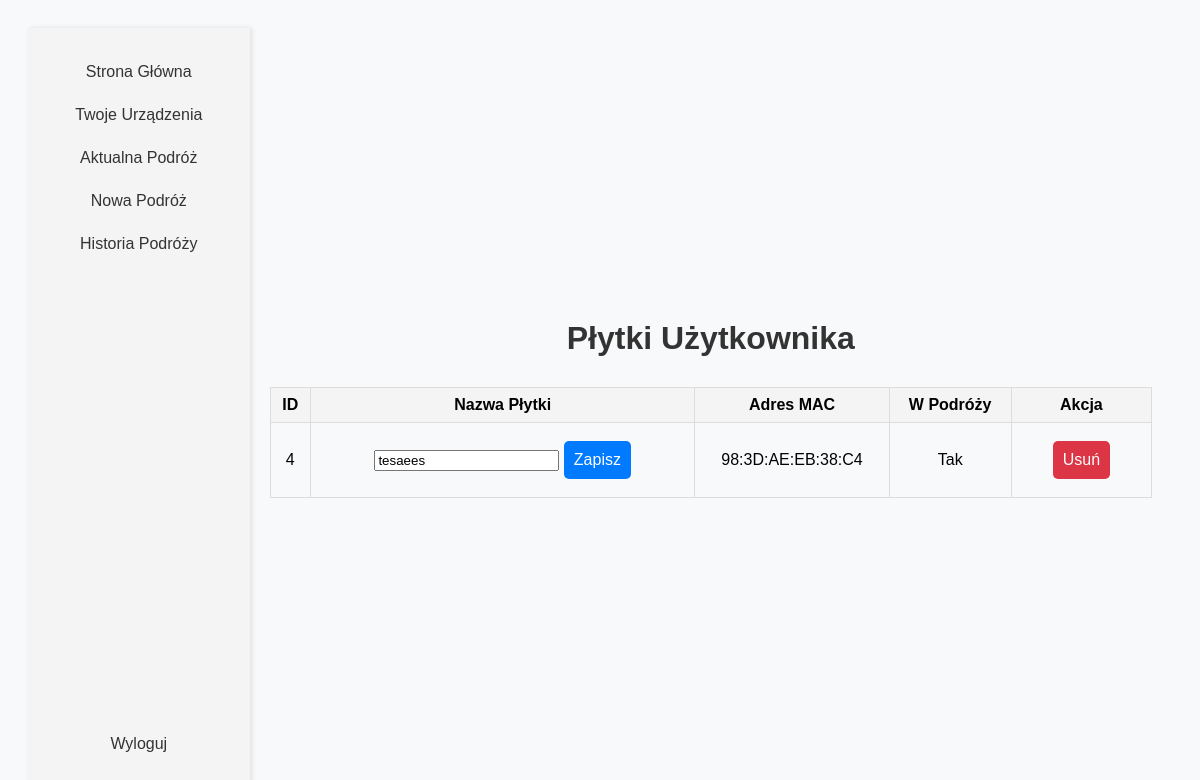
Before: /admin/boards (signed in) with the older database file.
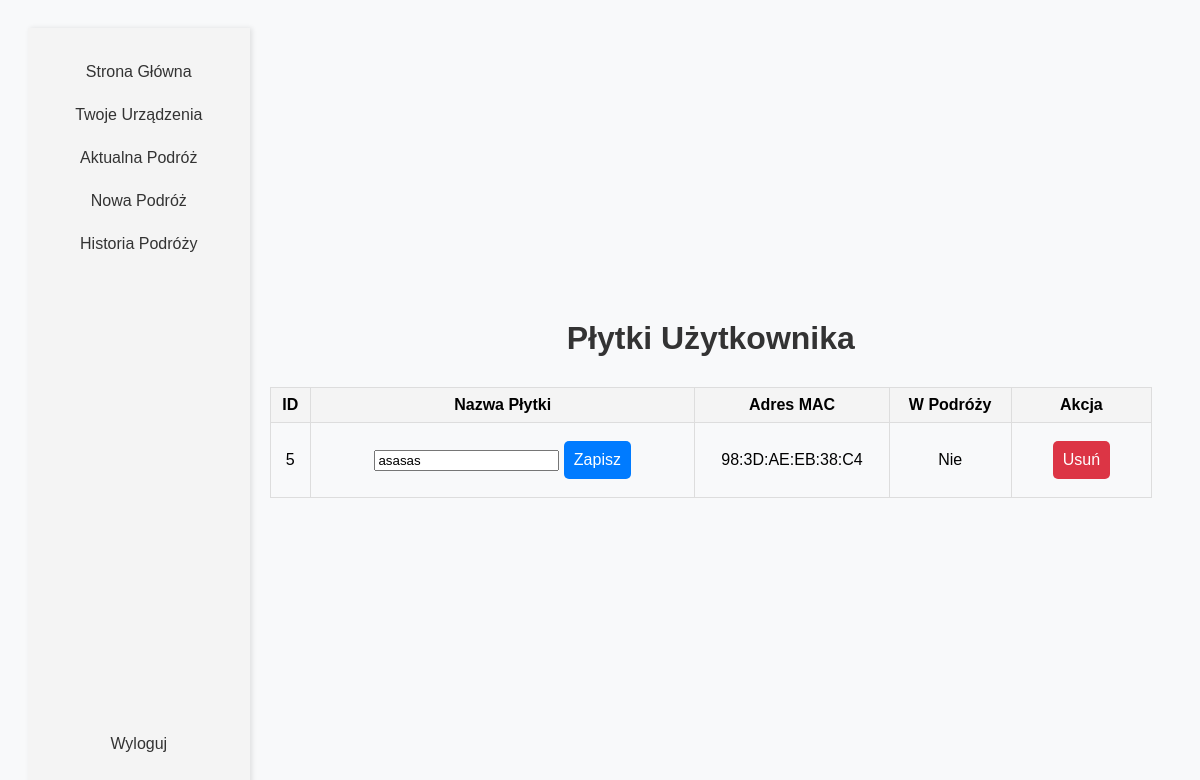
After: the same page with the newer database file.
### tables this page shows
CREATE TABLE user_boards (
                    id INTEGER PRIMARY KEY AUTOINCREMENT,
                    user_id INTEGER NOT NULL,
                    mac_address TEXT NOT NULL,
                    board_name TEXT,
                    is_in_use INTEGER DEFAULT 0 NOT NULL,
                    FOREIGN KEY (user_id) REFERENCES users (id));

### routes/boards.py (the view, shortened to what this page needs)
@bp.route('/<username>/boards', methods=['GET', 'POST'])
def boards(username):
    if 'username' not in session or session['username'] != username:
        return redirect(url_for('home.home'))
    boards = get_user_boards(username)
    return render_template('boards.html', boards=boards, username=username)

### routes/boards.py (called while the page is built)
def get_user_boards(username):
    conn = sqlite3.connect('Users.db')
    conn.row_factory = sqlite3.Row
    c = conn.cursor()
    c.execute('''SELECT user_boards.id, user_boards.mac_address, user_boards.board_name, user_boards.is_in_use
                 FROM user_boards
                 INNER JOIN users ON user_boards.user_id = users.id
                 WHERE users.username = ?
                 ORDER BY user_boards.id ASC''', (username,))
    boards = c.fetchall()
    conn.close()
    return boards

### templates/boards.html (shortened to what this page needs)
<!DOCTYPE html>
<html lang="pl">
<head>
</head>
<body>
    {% if username %}
        <div class="sidebar">
            <div>
                <a href="{{ url_for('home.home') }}">Strona Główna</a>
                <a href="{{ url_for('boards.boards', username=username) }}">Twoje Urządzenia</a>
                <a href="{{ url_for('current_journey.current_journey')}}">Aktualna Podróż</a>
                <a href="{{ url_for('new_journey.new_journey') }}">Nowa Podróż</a>
                <a href="{{ url_for('journey_history.journey_history') }}">Historia Podróży</a>
            </div>
        <a href="{{ url_for('login.logout') }}">Wyloguj</a>
        </div>
        <div class="content">
            <h1>Płytki Użytkownika</h1>
            <table>
                <thead>
                    <tr>
                        <th>ID</th>
                        <th>Nazwa Płytki</th>
                        <th>Adres MAC</th>
                        <th>W Podróży</th>
                        <th>Akcja</th>
                    </tr>
                </thead>
                <tbody>
                    {% for board in boards %}
                    <tr>
                        <td>{{ board.id }}</td>
                        <td>
                            <form method="post" action="{{ url_for('boards.boards', username=username) }}">
                                <input type="text" name="new_name" value="{{ board.board_name }}">
                                <button type="submit">Zapisz</button>
                            </form>
                        </td>
                        <td>{{ board.mac_address }}</td>
                        <td>
                            {{ 'Tak' if board.is_in_use else 'Nie' }}
                        </td>
                        <td>
                            <form method="post" action="{{ url_for('boards.boards', username=username) }}">
                                <button type="submit" name="delete" class="delete">Usuń</button>
                            </form>
                        </td>
                    </tr>
                    {% endfor %}
                </tbody>
            </table>
        </div>
    {% endif %}
</body>
</html>

### templates/boards.html (style rules this page uses)
body { font-family: Arial, sans-serif; text-align: center; background-color: #f8f9fa; padding: 20px; display: flex; }
h1 { color: #333; margin-bottom: 30px; }
form { margin: 20px; }
button { margin: 10px 0; padding: 10px 20px; cursor: pointer; }
.sidebar { width: 200px; background-color: #f4f4f4; padding: 20px; display: flex; flex-direction: column; justify-content: space-between; height: 90vh; box-shadow: 2px 0 5px rgba(0,0,0,0.1); }
.sidebar a { text-decoration: none; color: #333; padding: 10px 0; margin: 5px 0; display: block; font-size: 16px; }
.content { padding: 20px; padding: 20px; justify-content: center; margin: auto; align-items: center; width: 85%; width: 85%; }
table { width: 100%; border-collapse: collapse; margin: 20px 0; }
table th, table td { border: 1px solid #ddd; padding: 8px; text-align: center; }
table th { background-color: #f4f4f4; }
button { padding: 10px; font-size: 16px; cursor: pointer; border: none; background-color: #007bff; color: white; border-radius: 5px; }
button.delete { background-color: #dc3545; }
form { display: inline; }

Changed rows visible on the page:
removed user_boards: id "4", new_name "tesaees", mac_address "98:3D:AE:EB:38:C4", is_in_use "Tak"
added user_boards: id "5", new_name "asasas", mac_address "98:3D:AE:EB:38:C4", is_in_use "Nie"
